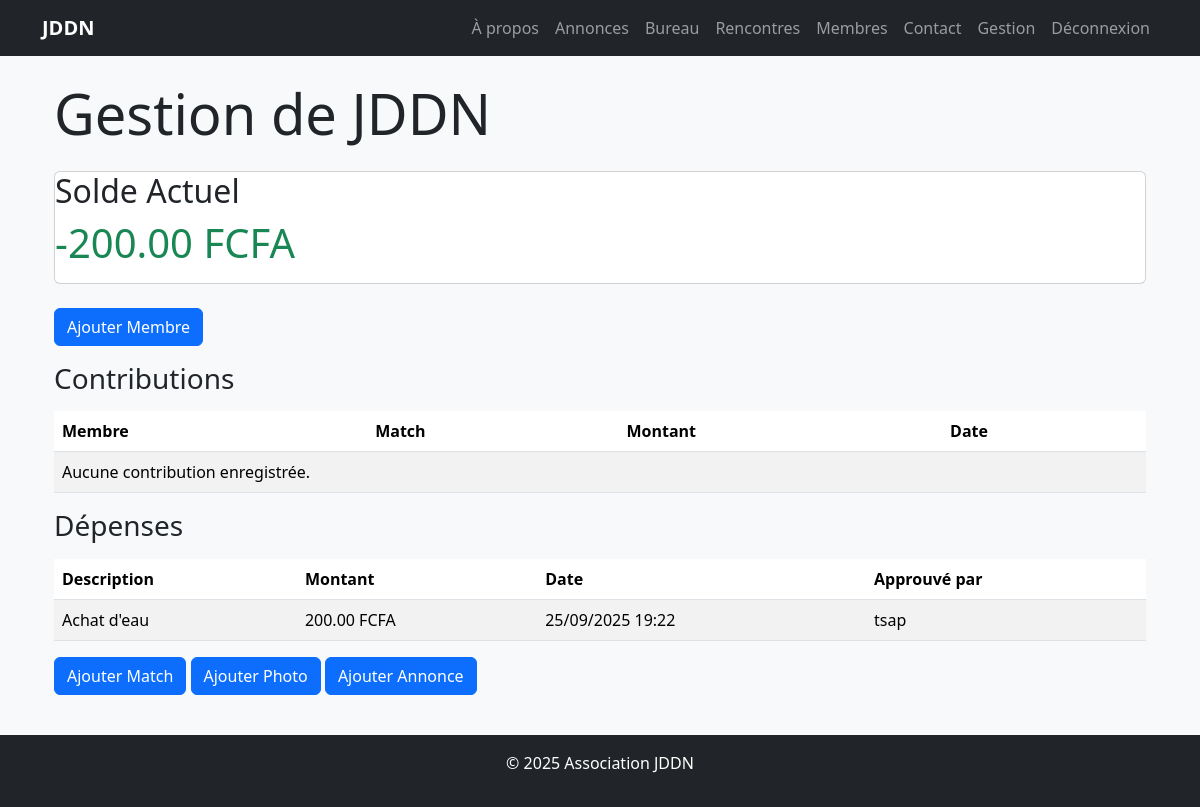
The app's page /gestion/ (signed in) with its own data.
### core/models.py (models this page shows, shortened)
class Association(models.Model):
    nom = models.CharField(max_length=100)
    description = models.TextField(blank=True)
    date_creation = models.DateField()
    logo = models.ImageField(upload_to='logos/', blank=True, null=True)
    email = models.EmailField(blank=True)
    telephone = models.CharField(max_length=20, blank=True)
    adresse = models.TextField(blank=True)
    cotisation_match = models.DecimalField(max_digits=10, decimal_places=2, default=500.00)  # 500 FCFA par membre
    amende_retard = models.DecimalField(max_digits=10, decimal_places=2, default=100.00)  # 100 FCFA pour retard
    heure_debut_match = models.TimeField(default='08:00:00')  # 8h
    @property
    def solde(self):
        entrees = sum(
            c.montant for match in self.matches.all()
            for c in match.contributions.all()
        ) if self.matches.exists() else 0
        depenses = sum(d.montant for d in self.depenses.all()) if self.depenses.exists() else 0
        return entrees - depenses

class Depense(models.Model):
    association = models.ForeignKey(Association, on_delete=models.CASCADE, related_name='depenses')
    montant = models.DecimalField(max_digits=10, decimal_places=2)
    description = models.TextField()
    date = models.DateTimeField(auto_now_add=True)
    approuve_par = models.ForeignKey(Membre, on_delete=models.SET_NULL, null=True)  # Typiquement trésorier

class Membre(AbstractUser):
    association = models.ForeignKey('Association', on_delete=models.CASCADE, related_name='membres', null=True)
    pseudo = models.CharField(max_length=50, unique=True)
    date_naissance = models.DateField(null=True, blank=True)
    lieu_naissance = models.CharField(max_length=100, blank=True)
    photo = models.ImageField(upload_to='membres/', blank=True, null=True)
    role = models.ForeignKey('Role', on_delete=models.SET_NULL, null=True, blank=True)
    groups = models.ManyToManyField(
        'auth.Group',
        verbose_name=_('groups'),
        blank=True,
        related_name='membre_groups',  # Nom unique pour éviter le conflit avec auth.User
        help_text=_(
            'The groups this user belongs to. A user will get all permissions '
            'granted to each of their groups.'
        ),
    )
    user_permissions = models.ManyToManyField(
        'auth.Permission',
        verbose_name=_('user permissions'),
        blank=True,
        related_name='membre_permissions',  # Nom unique pour éviter le conflit avec auth.User
        help_text=_('Specific permissions for this user.'),
    )
    def is_bureau(self):
        return self.role and self.role.nom != 'membre_simple'

### core/views.py (the view, shortened to what this page needs)
# urls.py: path('gestion/', views.gestion, name='gestion'),
@login_required
def gestion(request):
    if not request.user.is_bureau():
        return render(request, 'core/403.html', status=403)
    association = request.user.association
    if not association:
        return render(request, 'core/403.html', {'error': 'Aucune association associée à cet utilisateur.'}, status=403)
    solde = association.solde
    contributions = Contribution.objects.filter(match__association=association)
    depenses = Depense.objects.filter(association=association)
    matches = Match.objects.filter(association=association)
    membres = Membre.objects.filter(association=association)
    depense_form = DepenseForm()
    return render(request, 'core/gestion.html', {
        'association': association,
        'solde': solde,
        'contributions': contributions,
        'depenses': depenses,
        'matches': matches,
        'membres': membres,
        'depense_form': depense_form,
    })

### templates/core/gestion.html (shortened to what this page needs)
{% extends 'base.html' %}
{% load crispy_forms_tags %}
{% block content %}
<div class="container">
    <h1 class="display-4 mb-4">Gestion de {{ association.nom }}</h1>
    <div class="card mb-4">
        <div class="-card-body">
            <h2 class="card-title">Solde Actuel</h2>
            <p class="display-6 text-success">{{ solde }} FCFA</p>
        </div>
    </div>
    {% if user.is_bureau and user.role.nom in 'president,vice_president' %}
        <a href="{% url 'ajouter_membre' %}" class="btn btn-primary mb-3">Ajouter Membre</a>
    {% endif %}
    <h3 class="mb-3">Contributions</h3>
    <table class="table table-striped">
        <thead>
            <tr>
                <th>Membre</th>
                <th>Match</th>
                <th>Montant</th>
                <th>Date</th>
            </tr>
        </thead>
        <tbody>
            {% for contribution in contributions %}
                <tr>
                    <td>{{ contribution.membre.pseudo }}</td>
                    <td>{{ contribution.match.titre }}</td>
                    <td>{{ contribution.montant }} FCFA</td>
                    <td>{{ contribution.date|date:"d/m/Y H:i" }}</td>
                </tr>
            {% empty %}
                <tr><td colspan="4">Aucune contribution enregistrée.</td></tr>
            {% endfor %}
        </tbody>
    </table>
    <h3 class="mb-3">Dépenses</h3>
    <table class="table table-striped">
        <thead>
            <tr>
                <th>Description</th>
                <th>Montant</th>
                <th>Date</th>
                <th>Approuvé par</th>
            </tr>
        </thead>
        <tbody>
            {% for depense in depenses %}
                <tr>
                    <td>{{ depense.description }}</td>
                    <td>{{ depense.montant }} FCFA</td>
                    <td>{{ depense.date|date:"d/m/Y H:i" }}</td>
                    <td>{{ depense.approuve_par.pseudo|default:"N/A" }}</td>
                </tr>
            {% empty %}
                <tr><td colspan="4">Aucune dépense enregistrée.</td></tr>
            {% endfor %}
        </tbody>
    </table>
    {% if user.is_bureau %}
        <a href="{% url 'ajouter_match' %}" class="btn btn-primary mb-3">Ajouter Match</a>
        <a href="{% url 'ajouter_photo' %}" class="btn btn-primary mb-3">Ajouter Photo</a>
    {% endif %}
    {% if user.is_bureau %}
        <a href="{% url 'ajouter_annonce' %}" class="btn btn-primary mb-3">Ajouter Annonce</a>
    {% endif %}
</div>
{% endblock %}

### static/css/custom.css (style rules this page uses)
body { background-color: #f8f9fa; }

### records on screen
Association: nom "JDDN"
Depense: description "Achat d'eau", montant "200.00", date "25/09/2025 19:22", approuve_par.pseudo "tsap"

### other values on screen
{{ solde }} "-200.00"
